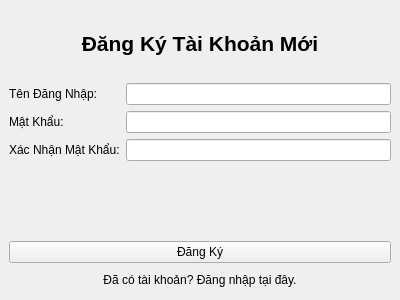
<?xml version="1.0" encoding="UTF-8"?>
<ui version="4.0">
 <class>RegisterWindow</class>
 <widget class="QMainWindow" name="RegisterWindow">
  <property name="geometry">
   <rect>
    <x>0</x>
    <y>0</y>
    <width>400</width>
    <height>300</height>
   </rect>
  </property>
  <widget class="QWidget" name="centralwidget">
   <layout class="QVBoxLayout" name="verticalLayout">
    <item>
     <widget class="QLabel" name="label_title">
      <property name="font">
       <font>
        <pointsize>16</pointsize>
        <weight>75</weight>
        <bold>true</bold>
       </font>
      </property>
      <property name="text">
       <string>Đăng Ký Tài Khoản Mới</string>
      </property>
      <property name="alignment">
       <set>Qt::AlignCenter</set>
      </property>
     </widget>
    </item>
    <item>
     <layout class="QFormLayout" name="formLayout">
      <item row="0" column="0">
       <widget class="QLabel" name="label_username">
        <property name="text">
         <string>Tên Đăng Nhập:</string>
        </property>
       </widget>
      </item>
      <item row="0" column="1">
       <widget class="QLineEdit" name="input_username"/>
      </item>
      <item row="1" column="0">
       <widget class="QLabel" name="label_password">
        <property name="text">
         <string>Mật Khẩu:</string>
        </property>
       </widget>
      </item>
      <item row="1" column="1">
       <widget class="QLineEdit" name="input_password">
        <property name="echoMode">
         <enum>QLineEdit::Password</enum>
        </property>
       </widget>
      </item>
      <item row="2" column="0">
       <widget class="QLabel" name="label_confirm_password">
        <property name="text">
         <string>Xác Nhận Mật Khẩu:</string>
        </property>
       </widget>
      </item>
      <item row="2" column="1">
       <widget class="QLineEdit" name="input_confirm_password">
        <property name="echoMode">
         <enum>QLineEdit::Password</enum>
        </property>
       </widget>
      </item>
     </layout>
    </item>
    <item>
     <widget class="QLabel" name="label_message">
      <property name="text">
       <string/>
      </property>
      <property name="alignment">
       <set>Qt::AlignCenter</set>
      </property>
     </widget>
    </item>
    <item>
     <widget class="QPushButton" name="btn_register">
      <property name="text">
       <string>Đăng Ký</string>
      </property>
     </widget>
    </item>
    <item>
     <widget class="QPushButton" name="btn_login_link">
      <property name="text">
       <string>Đã có tài khoản? Đăng nhập tại đây.</string>
      </property>
      <property name="flat">
       <bool>true</bool>
      </property>
     </widget>
    </item>
   </layout>
  </widget>
 </widget>
 <resources/>
 <connections/>
</ui>
